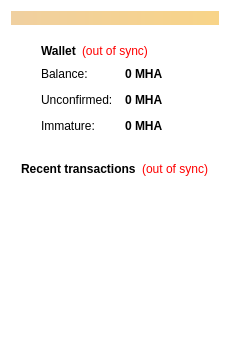
<?xml version="1.0" encoding="UTF-8"?>
<ui version="4.0">
 <class>OverviewPage</class>
 <widget class="QWidget" name="OverviewPage">
  <property name="geometry">
   <rect>
    <x>0</x>
    <y>0</y>
    <width>230</width>
    <height>342</height>
   </rect>
  </property>
  <property name="windowTitle">
   <string>Form</string>
  </property>
  <property name="styleSheet">
   <string notr="true">background-color: transparent;
background: transparent;</string>
  </property>
  <layout class="QVBoxLayout" name="topLayout">
   <item>
    <widget class="QLabel" name="labelAlerts">
     <property name="visible">
      <bool>false</bool>
     </property>
     <property name="styleSheet">
      <string notr="true">background-color: qlineargradient(x1: 0, y1: 0, x2: 1, y2: 0, stop:0 #F0D0A0, stop:1 #F8D488); color:#000000;</string>
     </property>
     <property name="wordWrap">
      <bool>true</bool>
     </property>
     <property name="margin">
      <number>3</number>
     </property>
    </widget>
   </item>
   <item>
    <layout class="QHBoxLayout" name="horizontalLayout" stretch="1">
     <item>
      <layout class="QVBoxLayout" name="verticalLayout_2">
       <item alignment="Qt::AlignHCenter">
        <widget class="QFrame" name="frame">
         <property name="frameShape">
          <enum>QFrame::StyledPanel</enum>
         </property>
         <property name="frameShadow">
          <enum>QFrame::Raised</enum>
         </property>
         <layout class="QVBoxLayout" name="verticalLayout_4">
          <item>
           <layout class="QHBoxLayout" name="horizontalLayout_4">
            <item>
             <widget class="QLabel" name="label_5">
              <property name="font">
               <font>
                <weight>75</weight>
                <bold>true</bold>
               </font>
              </property>
              <property name="text">
               <string>Wallet</string>
              </property>
             </widget>
            </item>
            <item>
             <widget class="QLabel" name="labelWalletStatus">
              <property name="toolTip">
               <string>The displayed information may be out of date. Your wallet automatically synchronizes with the MHAcoin network after a connection is established, but this process has not completed yet.</string>
              </property>
              <property name="styleSheet">
               <string notr="true">QLabel { color: red; }</string>
              </property>
              <property name="text">
               <string notr="true">(out of sync)</string>
              </property>
              <property name="alignment">
               <set>Qt::AlignLeading|Qt::AlignLeft|Qt::AlignVCenter</set>
              </property>
             </widget>
            </item>
            <item>
             <spacer name="horizontalSpacer_2">
              <property name="orientation">
               <enum>Qt::Horizontal</enum>
              </property>
              <property name="sizeHint" stdset="0">
               <size>
                <width>40</width>
                <height>20</height>
               </size>
              </property>
             </spacer>
            </item>
           </layout>
          </item>
          <item>
           <layout class="QFormLayout" name="formLayout_2">
            <property name="fieldGrowthPolicy">
             <enum>QFormLayout::AllNonFixedFieldsGrow</enum>
            </property>
            <property name="horizontalSpacing">
             <number>12</number>
            </property>
            <property name="verticalSpacing">
             <number>12</number>
            </property>
            <item row="0" column="0">
             <widget class="QLabel" name="label">
              <property name="text">
               <string>Balance:</string>
              </property>
             </widget>
            </item>
            <item row="0" column="1">
             <widget class="QLabel" name="labelBalance">
              <property name="font">
               <font>
                <weight>75</weight>
                <bold>true</bold>
               </font>
              </property>
              <property name="cursor">
               <cursorShape>IBeamCursor</cursorShape>
              </property>
              <property name="toolTip">
               <string>Your current balance</string>
              </property>
              <property name="text">
               <string notr="true">0 MHA</string>
              </property>
              <property name="textInteractionFlags">
               <set>Qt::LinksAccessibleByMouse|Qt::TextSelectableByKeyboard|Qt::TextSelectableByMouse</set>
              </property>
             </widget>
            </item>
            <item row="1" column="0">
             <widget class="QLabel" name="label_3">
              <property name="text">
               <string>Unconfirmed:</string>
              </property>
             </widget>
            </item>
            <item row="1" column="1">
             <widget class="QLabel" name="labelUnconfirmed">
              <property name="font">
               <font>
                <weight>75</weight>
                <bold>true</bold>
               </font>
              </property>
              <property name="cursor">
               <cursorShape>IBeamCursor</cursorShape>
              </property>
              <property name="toolTip">
               <string>Total of transactions that have yet to be confirmed, and do not yet count toward the current balance</string>
              </property>
              <property name="text">
               <string notr="true">0 MHA</string>
              </property>
              <property name="textInteractionFlags">
               <set>Qt::LinksAccessibleByMouse|Qt::TextSelectableByKeyboard|Qt::TextSelectableByMouse</set>
              </property>
             </widget>
            </item>
            <item row="2" column="0">
             <widget class="QLabel" name="labelImmatureText">
              <property name="text">
               <string>Immature:</string>
              </property>
             </widget>
            </item>
            <item row="2" column="1">
             <widget class="QLabel" name="labelImmature">
              <property name="font">
               <font>
                <weight>75</weight>
                <bold>true</bold>
               </font>
              </property>
              <property name="toolTip">
               <string>Mined balance that has not yet matured</string>
              </property>
              <property name="text">
               <string notr="true">0 MHA</string>
              </property>
              <property name="textInteractionFlags">
               <set>Qt::LinksAccessibleByMouse|Qt::TextSelectableByKeyboard|Qt::TextSelectableByMouse</set>
              </property>
             </widget>
            </item>
           </layout>
          </item>
         </layout>
        </widget>
       </item>
       <item>
        <spacer name="verticalSpacer">
         <property name="orientation">
          <enum>Qt::Vertical</enum>
         </property>
         <property name="sizeHint" stdset="0">
          <size>
           <width>20</width>
           <height>40</height>
          </size>
         </property>
        </spacer>
       </item>
      </layout>
     </item>
    </layout>
   </item>
   <item>
    <layout class="QVBoxLayout" name="verticalLayout_3">
     <item alignment="Qt::AlignHCenter">
      <widget class="QFrame" name="frame_2">
       <property name="frameShape">
        <enum>QFrame::StyledPanel</enum>
       </property>
       <property name="frameShadow">
        <enum>QFrame::Raised</enum>
       </property>
       <layout class="QVBoxLayout" name="verticalLayout">
        <item>
         <layout class="QHBoxLayout" name="horizontalLayout_2">
          <item>
           <widget class="QLabel" name="label_4">
            <property name="text">
             <string>&lt;b&gt;Recent transactions&lt;/b&gt;</string>
            </property>
           </widget>
          </item>
          <item>
           <widget class="QLabel" name="labelTransactionsStatus">
            <property name="toolTip">
             <string>The displayed information may be out of date. Your wallet automatically synchronizes with the MHAcoin network after a connection is established, but this process has not completed yet.</string>
            </property>
            <property name="styleSheet">
             <string notr="true">QLabel { color: red; }</string>
            </property>
            <property name="text">
             <string notr="true">(out of sync)</string>
            </property>
            <property name="alignment">
             <set>Qt::AlignRight|Qt::AlignTrailing|Qt::AlignVCenter</set>
            </property>
           </widget>
          </item>
          <item>
           <spacer name="horizontalSpacer">
            <property name="orientation">
             <enum>Qt::Horizontal</enum>
            </property>
            <property name="sizeHint" stdset="0">
             <size>
              <width>40</width>
              <height>20</height>
             </size>
            </property>
           </spacer>
          </item>
         </layout>
        </item>
        <item>
         <widget class="QListView" name="listTransactions">
          <property name="styleSheet">
           <string notr="true">QListView { background: transparent; }</string>
          </property>
          <property name="frameShape">
           <enum>QFrame::NoFrame</enum>
          </property>
          <property name="verticalScrollBarPolicy">
           <enum>Qt::ScrollBarAlwaysOff</enum>
          </property>
          <property name="horizontalScrollBarPolicy">
           <enum>Qt::ScrollBarAlwaysOff</enum>
          </property>
          <property name="selectionMode">
           <enum>QAbstractItemView::NoSelection</enum>
          </property>
         </widget>
        </item>
       </layout>
      </widget>
     </item>
     <item>
      <spacer name="verticalSpacer_2">
       <property name="orientation">
        <enum>Qt::Vertical</enum>
       </property>
       <property name="sizeHint" stdset="0">
        <size>
         <width>20</width>
         <height>40</height>
        </size>
       </property>
      </spacer>
     </item>
    </layout>
   </item>
  </layout>
 </widget>
 <resources/>
 <connections/>
</ui>
